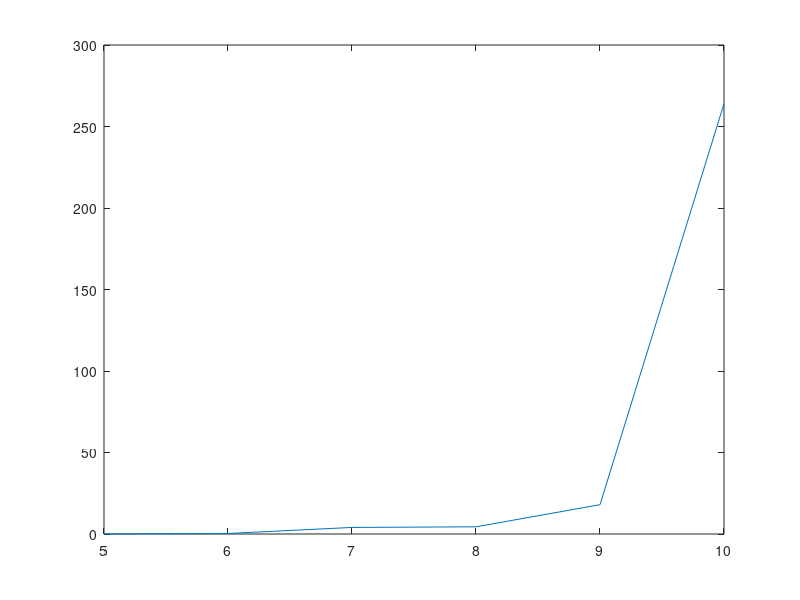

The MATLAB script that drew this image:
times = [
 5 0.0350;
 6 0.3153
 7 4.0332;
 8 4.4105;
 9 17.99;
 10 264.0105];
 
 figure(10);
 plot(times(:,1),times(:,2))